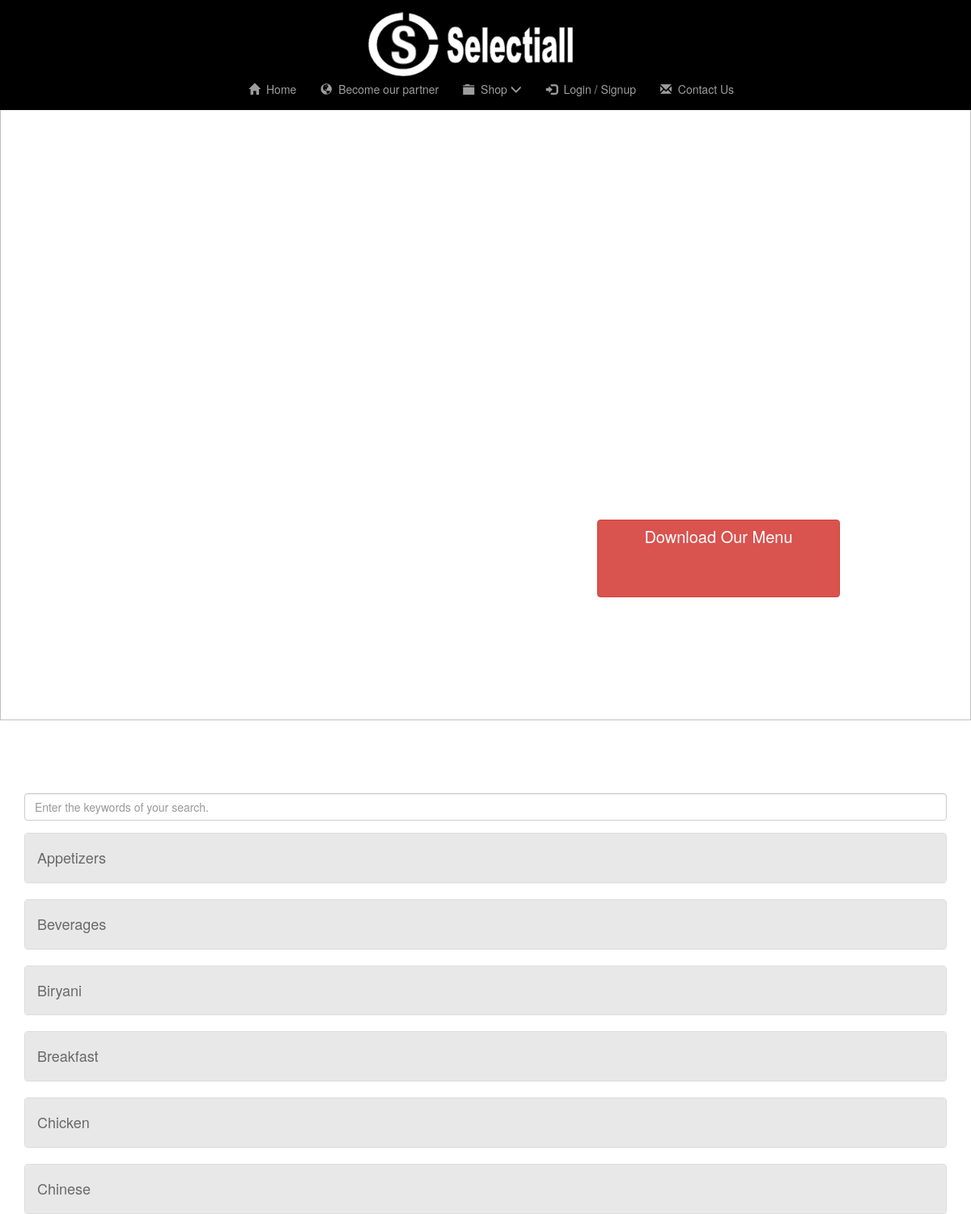
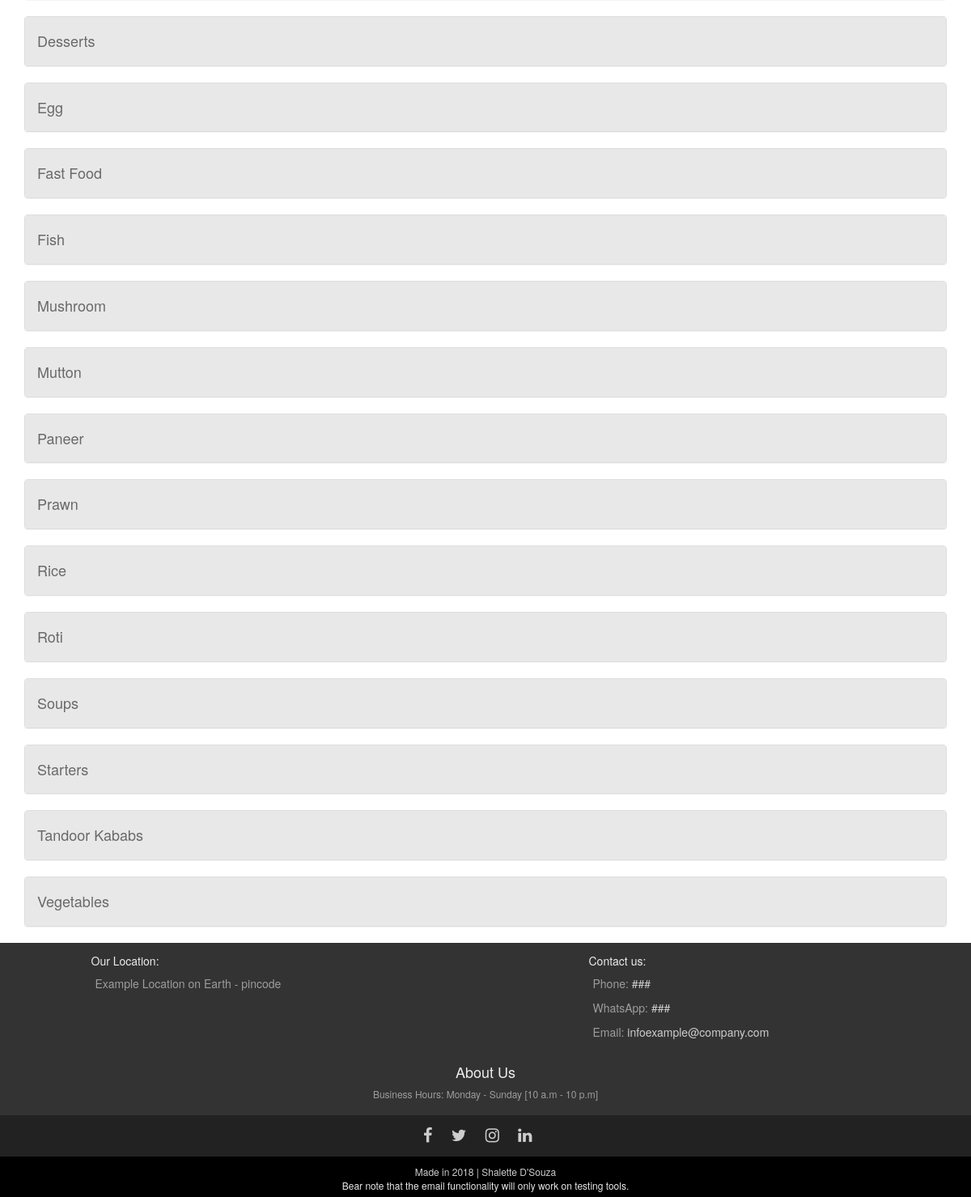
Screenshot of /food.php with the database file from the repository (2 pictures, top to bottom).
### tables this page shows
CREATE TABLE IF NOT EXISTS `parts` (
  `item_id` int(11) NOT NULL,
  `parts_id` int(11) NOT NULL,
  `parts_name` varchar(50) NOT NULL,
  `parts_pic` varchar(50) DEFAULT NULL,
  UNIQUE KEY `parts_name` (`parts_name`),
  UNIQUE KEY `pk` (`item_id`,`parts_id`) USING BTREE
);

### food.php (the view, shortened to what this page needs)
<?php require 'includes/common.php'; ?>
<!DOCTYPE>
<html>
<head>
  <?php include 'includes/additional.php' ?>
</head>
<body>
<?php include 'includes/header.php' ?>
  <div class="top res">
    <img class="image-reponsive" src="img/foodback.jpg" style="width:100%"/>
    <a class="btn btn-danger ord ord1">Download Our Menu</a>
  </div>
  <div class="container top">
    <div class="form-group">
      <input type="text" class="form-control" id="filter" placeholder="Enter the keywords of your search.">
    </div>
  <?php
  $query = "SELECT * FROM parts WHERE item_id=1;";
  $data=mysqli_query($con, $query) or die(mysqli_error($con));
  $num=mysqli_num_rows($data);
  if($num==0) {
    echo '<div class="jumbotron" ><center><h2>No Products Today!</h2></center></div>';
  }
  else{
    $j=1;
    while($row=mysqli_fetch_array($data))
    { $link="collapse".$j;
      ?>
    <div class="panel-group">
      <div class="panel panel-default">
        <a data-toggle="collapse" href=<?php echo "#".$link ?>>
          <div class="panel-heading tab">
            <div class="panel-title"><h4><?php echo $row['parts_name']; ?></h4></div>
          </div>
        </a>
        <?php
        $query1 = "SELECT * FROM parts natural join product WHERE item_id=1 AND parts_id=$j";
        $data1=mysqli_query($con, $query1) or die(mysqli_error($con));
        $num1=mysqli_num_rows($data1);
        if($num1==0) {
          echo '<div id="'.$link.'"class="panel-collapse collapse"><center><h3>No Products Today!</h3></center></div></div></div>';
        }
        else{
          ?>
 <?php
 echo "</div>";
 echo "</div>";
} $j=$j+1;
}
}?>
</div>
 <?php include 'includes/footer.php' ?>
</body>
</html>

### css/index.css (style rules this page uses)
html,body { margin: 0px; padding: 0px; overflow-x: hidden; }
.tab { background-color: #e8e8e8; }
.tab { color: #696969; }
.res { position: relative; }
.ord1 { top: 75%; left: 74%; }
.res .ord { position: absolute; transform: translate(-50%, -50%); -ms-transform: translate(-50%, -50%); }
.top { margin-top:90px; }
@media (min-width: 300px) { .ord { height: 30px; font-size: 11px; padding: 7px 6px 10px 6px; } }
@media (min-width:768px) { .ord { font-size: 14px; padding: 6px 12px; } }
@media (min-width:992px) { .ord { font-size: 20px; height: 12%; width: 25%; } }

### rows the page displays
parts: parts_name "Appetizers"
parts: parts_name "Beverages"
parts: parts_name "Biryani"
parts: parts_name "Breakfast"
parts: parts_name "Chicken"
parts: parts_name "Chinese"
parts: parts_name "Desserts"
parts: parts_name "Egg"
parts: parts_name "Fast Food"
parts: parts_name "Fish"
parts: parts_name "Mushroom"
parts: parts_name "Mutton"
parts: parts_name "Paneer"
parts: parts_name "Prawn"
parts: parts_name "Rice"
parts: parts_name "Roti"
parts: parts_name "Soups"
parts: parts_name "Starters"
parts: parts_name "Tandoor Kababs"
parts: parts_name "Vegetables"
